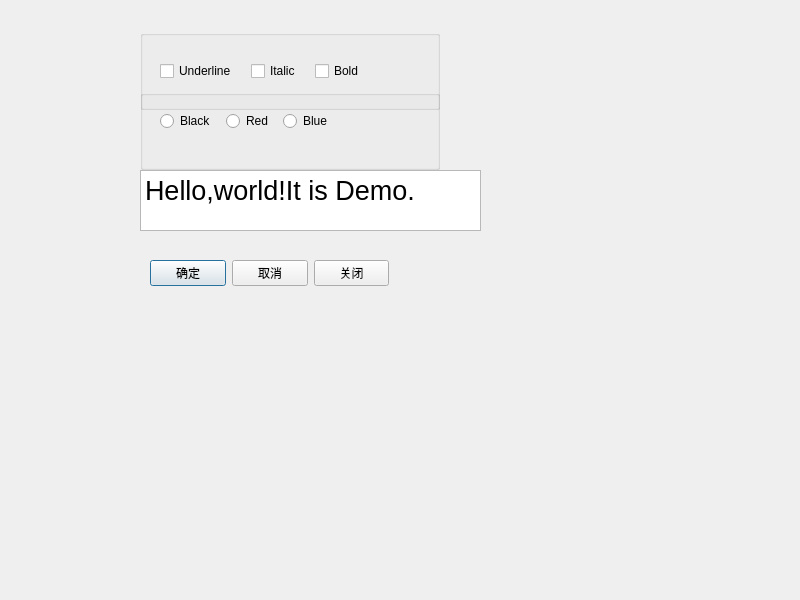
<?xml version="1.0" encoding="UTF-8"?>
<ui version="4.0">
 <class>QWDialog</class>
 <widget class="QDialog" name="QWDialog">
  <property name="geometry">
   <rect>
    <x>0</x>
    <y>0</y>
    <width>800</width>
    <height>600</height>
   </rect>
  </property>
  <property name="windowTitle">
   <string>QWDialog</string>
  </property>
  <widget class="QPlainTextEdit" name="txtEdit">
   <property name="geometry">
    <rect>
     <x>140</x>
     <y>170</y>
     <width>341</width>
     <height>61</height>
    </rect>
   </property>
   <property name="font">
    <font>
     <pointsize>20</pointsize>
    </font>
   </property>
   <property name="plainText">
    <string>Hello,world!It is Demo.</string>
   </property>
  </widget>
  <widget class="QGroupBox" name="groupBox">
   <property name="geometry">
    <rect>
     <x>140</x>
     <y>30</y>
     <width>300</width>
     <height>80</height>
    </rect>
   </property>
   <property name="title">
    <string/>
   </property>
   <widget class="QWidget" name="layoutWidget">
    <property name="geometry">
     <rect>
      <x>20</x>
      <y>30</y>
      <width>204</width>
      <height>22</height>
     </rect>
    </property>
    <layout class="QHBoxLayout" name="horizontalLayout">
     <item>
      <widget class="QCheckBox" name="chkBoxUnder">
       <property name="text">
        <string>Underline</string>
       </property>
      </widget>
     </item>
     <item>
      <spacer name="horizontalSpacer">
       <property name="orientation">
        <enum>Qt::Orientation::Horizontal</enum>
       </property>
       <property name="sizeHint" stdset="0">
        <size>
         <width>40</width>
         <height>20</height>
        </size>
       </property>
      </spacer>
     </item>
     <item>
      <widget class="QCheckBox" name="chkBoxItalic">
       <property name="text">
        <string>Italic</string>
       </property>
      </widget>
     </item>
     <item>
      <spacer name="horizontalSpacer_2">
       <property name="orientation">
        <enum>Qt::Orientation::Horizontal</enum>
       </property>
       <property name="sizeHint" stdset="0">
        <size>
         <width>40</width>
         <height>20</height>
        </size>
       </property>
      </spacer>
     </item>
     <item>
      <widget class="QCheckBox" name="chkBoxBold">
       <property name="text">
        <string>Bold</string>
       </property>
      </widget>
     </item>
    </layout>
   </widget>
  </widget>
  <widget class="QGroupBox" name="groupBox_2">
   <property name="geometry">
    <rect>
     <x>140</x>
     <y>90</y>
     <width>300</width>
     <height>80</height>
    </rect>
   </property>
   <property name="title">
    <string/>
   </property>
   <widget class="QWidget" name="layoutWidget">
    <property name="geometry">
     <rect>
      <x>20</x>
      <y>20</y>
      <width>172</width>
      <height>22</height>
     </rect>
    </property>
    <layout class="QHBoxLayout" name="horizontalLayout_2">
     <item>
      <widget class="QRadioButton" name="rBtnBlack">
       <property name="text">
        <string>Black</string>
       </property>
      </widget>
     </item>
     <item>
      <spacer name="horizontalSpacer_3">
       <property name="orientation">
        <enum>Qt::Orientation::Horizontal</enum>
       </property>
       <property name="sizeHint" stdset="0">
        <size>
         <width>40</width>
         <height>20</height>
        </size>
       </property>
      </spacer>
     </item>
     <item>
      <widget class="QRadioButton" name="rBtnRed">
       <property name="text">
        <string>Red</string>
       </property>
      </widget>
     </item>
     <item>
      <spacer name="horizontalSpacer_4">
       <property name="orientation">
        <enum>Qt::Orientation::Horizontal</enum>
       </property>
       <property name="sizeHint" stdset="0">
        <size>
         <width>40</width>
         <height>20</height>
        </size>
       </property>
      </spacer>
     </item>
     <item>
      <widget class="QRadioButton" name="rBtnBlue">
       <property name="text">
        <string>Blue</string>
       </property>
      </widget>
     </item>
    </layout>
   </widget>
  </widget>
  <widget class="QWidget" name="layoutWidget">
   <property name="geometry">
    <rect>
     <x>150</x>
     <y>260</y>
     <width>239</width>
     <height>26</height>
    </rect>
   </property>
   <layout class="QHBoxLayout" name="horizontalLayout_3">
    <item>
     <widget class="QPushButton" name="btnOK">
      <property name="text">
       <string>确定</string>
      </property>
     </widget>
    </item>
    <item>
     <widget class="QPushButton" name="btnCancel">
      <property name="text">
       <string>取消</string>
      </property>
     </widget>
    </item>
    <item>
     <widget class="QPushButton" name="btnClose">
      <property name="text">
       <string>关闭</string>
      </property>
     </widget>
    </item>
   </layout>
  </widget>
 </widget>
 <resources/>
 <connections>
  <connection>
   <sender>btnOK</sender>
   <signal>clicked()</signal>
   <receiver>QWDialog</receiver>
   <slot>accept()</slot>
   <hints>
    <hint type="sourcelabel">
     <x>188</x>
     <y>273</y>
    </hint>
    <hint type="destinationlabel">
     <x>399</x>
     <y>300</y>
    </hint>
   </hints>
  </connection>
  <connection>
   <sender>btnCancel</sender>
   <signal>clicked()</signal>
   <receiver>QWDialog</receiver>
   <slot>reject()</slot>
   <hints>
    <hint type="sourcelabel">
     <x>269</x>
     <y>273</y>
    </hint>
    <hint type="destinationlabel">
     <x>399</x>
     <y>300</y>
    </hint>
   </hints>
  </connection>
  <connection>
   <sender>btnClose</sender>
   <signal>clicked()</signal>
   <receiver>QWDialog</receiver>
   <slot>close()</slot>
   <hints>
    <hint type="sourcelabel">
     <x>350</x>
     <y>273</y>
    </hint>
    <hint type="destinationlabel">
     <x>399</x>
     <y>300</y>
    </hint>
   </hints>
  </connection>
 </connections>
</ui>
